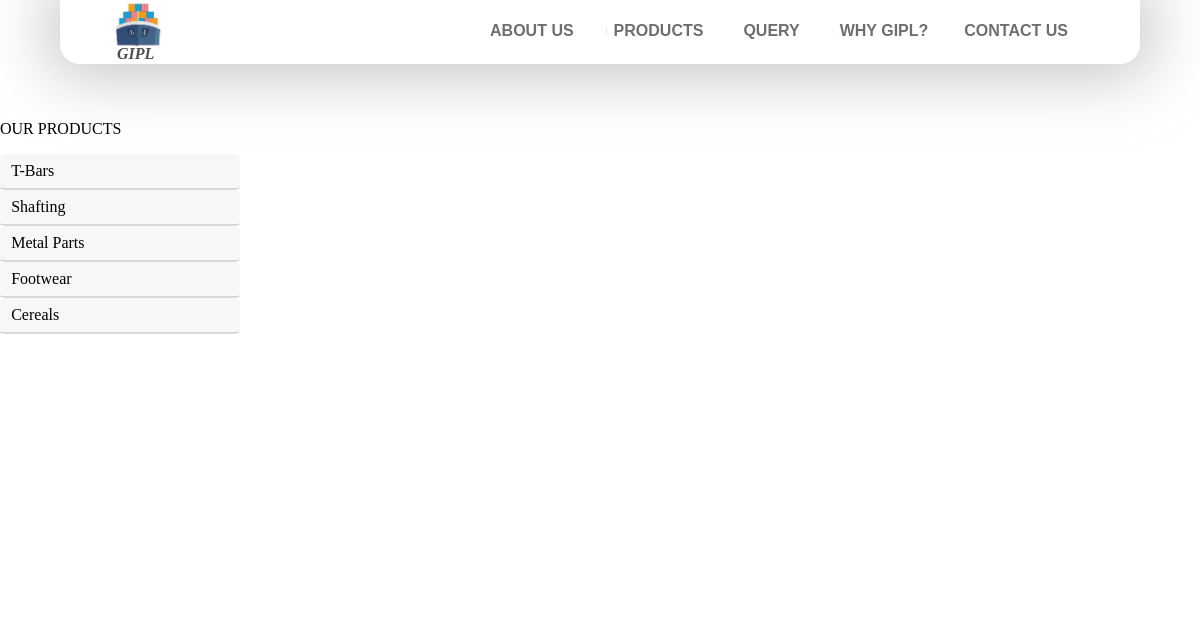
The page /navbar on the database as committed earlier.
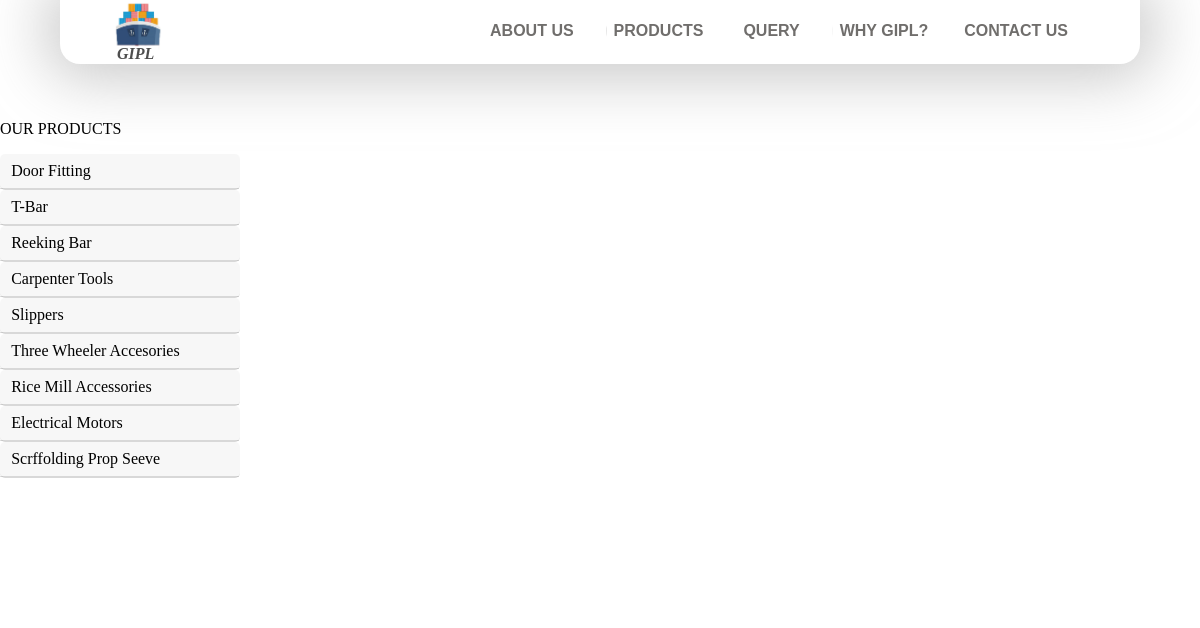
The same page on the database as committed later.
### mainapp/models.py (models this page shows)
class categories(models.Model):
    name = models.CharField(max_length = 50)
    picture = models.ImageField(upload_to= "category_pictures", blank = False)
    class Meta:
        verbose_name_plural = "Category"
    def __str__(self):
        return self.name

### mainapp/views.py (the view)
# urls.py: path('navbar', views.index, name = "navbar"),
def index(request):
    return render(request, 'navbar.html')

### mainapp/cp.py (called while the page is built)
def return_categories(request):
	names = categories.objects.all()
	cat_list = list(categories.objects.all())
	cat_id = list(categories.objects.only('id'))
	cat_pro = []
	for i in range(1,categories.objects.count()+1):
		cat_current = []
		cat_current.append(cat_list[i-1])
		cat_current.append(list(products.objects.filter(category=cat_id[i-1]).values("name")))
		cat_pro.append(cat_current)
	return {'categories' : cat_pro}

### templates/navbar.html (shortened to what this page needs)
{% load static %}
<html>
<head>
    <link type="text/css" rel = "stylesheet" href = "{% static 'css/navbar.css' %}">
    <link type="text/css" rel = "stylesheet" href = "{% static 'css/left_dropdown.css' %}">
</head>
<body>
    <section id = "main_container">
        <nav class = "fixed-nav-container">
            <div id = "nav_content">
            <div class = "logo"><a style = "text-decoration: none; color: #4E4E4E;" href = "{% url 'mainapp:home' %}"><img src = "{% static 'Images/ship2.PNG' %}">
            <p>GIPL</p></a></div>
            <div class = "desktop">
                <ul>
                    <a href = "{% url 'mainapp:about_us' %}"><li><button>ABOUT US</button></li></a>
                    <a href = "{% url 'mainapp:products' %}"><li><button>PRODUCTS</button></li></a>
                    <a href = "{% url 'mainapp:inquiry' %}"><li><button>QUERY</button></li></a>
                    <a><li><button>WHY GIPL?</button><li></a>
                    <a href = "{% url 'mainapp:contact_us' %}"><li><button>CONTACT US</button></li></a>
                </ul>
            </div>
                </div>
        </nav>
        <div id = "rest_container">
        <div id = "left_sidebar">
            OUR PRODUCTS
            <ul class = "sidebar_category">
                {% for c in categories %}
                <li class = "sidebar_categories" >
                    <div id = "sidebar_categories{{ forloop.counter }}" onClick = "dropdown(this.id)">{{ c.0 }}</div>
                </li>
                {% endfor %}
            </ul>
        </div>
    </div>
    </section>
</body>
</html>

### static/css/navbar.css (style rules this page uses)
#rest_container { margin-top: 7rem !important; }
html { font-size: 16px; }
body { font-family: heavy_font; padding: 0; margin: 0; }
nav { position: fixed; top: 0; left: 0; right: 0; z-index: 100; width: 90%; margin: 0 auto; height: 4rem; -webkit-box-shadow: 0px 0px 62px 13px rgba(156, 156, 156, 0.56); box-shadow: 0px 0px 62px 13px rgba(156, 156, 156, 0.56); border-bottom-left-radius: 20px; border-bottom-right-radius: 20px; background-color: white; }
#nav_content { color: black; width: 90%; margin: 0 auto; }
#nav_content ul { float: right; margin:0; box-sizing: border-box; height: 3rem; }
.logo { margin: auto 0; width: 5%; height: 100%; float: left; font-weight: bold; font-size: 2rem; font-style: italic; position: absolute; }
.logo img { height: 80%; width: auto; }
.logo p { margin: 0; font-size: 1rem; display: inline-block; margin-top: 2px; margin-left: 3px; transform: translateY(-45%); }
#nav_content li { display: inline-block; margin: auto 0; }
.desktop button { margin: .75rem .5rem; padding-left: 0; box-sizing: border-box; font-weight: bold; color: #706E6C; outline: none; font-size: 1rem; padding: .5rem .5rem; border: 2px solid white; border-radius: 25px; background-color: inherit; cursor: pointer; background: linear-gradient(to right, #4E4E4E 49%, white 50%); background-size: 200% 100%; background-position: right bottom; transition: all .5s ease-out; }
@media only screen and (min-width: 1000px) { .desktop { display: block; } }

### static/css/left_dropdown.css (style rules this page uses)
#rest_container { max-width: 1200px !important; margin: 0 auto; margin-top: 4rem; }
#left_sidebar { font-family: semibold_font !important; margin-top: .5rem !important; width: 20%; float: left; margin-bottom: 1rem; height: 30rem; background: white; }
.sidebar_categories div { font-size: 1rem; padding: .5rem 0; width: 95%; padding-left: .7rem; border-bottom: 1px solid rgba(0,0,0,.125); }
.sidebar_category { list-style: none; padding: 0; }
.sidebar_categories { cursor: pointer; background: rgba(0,0,0,.03); border-radius: 5px; border-bottom: 1px solid rgba(0,0,0,.125); }

Rows that differ between the two databases and show on the page:
removed categories: name "T-Bars"
removed categories: name "Shafting"
removed categories: name "Metal Parts"
removed categories: name "Footwear"
removed categories: name "Cereals"
added categories: name "Door Fitting"
added categories: name "T-Bar"
added categories: name "Reeking Bar"
added categories: name "Carpenter Tools"
added categories: name "Slippers"
added categories: name "Three Wheeler Accesories"
added categories: name "Rice Mill Accessories"
added categories: name "Electrical Motors"
added categories: name "Scrffolding Prop Seeve"
